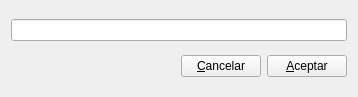
<?xml version="1.0" encoding="UTF-8"?>
<ui version="4.0">
 <class>NuevaCategoria</class>
 <widget class="QWidget" name="NuevaCategoria">
  <property name="geometry">
   <rect>
    <x>0</x>
    <y>0</y>
    <width>358</width>
    <height>97</height>
   </rect>
  </property>
  <property name="windowTitle">
   <string>Introduce nueva categoría</string>
  </property>
  <layout class="QVBoxLayout" name="verticalLayout">
   <item>
    <widget class="QLineEdit" name="txtCategoria"/>
   </item>
   <item>
    <layout class="QHBoxLayout" name="horizontalLayout">
     <item>
      <spacer name="horizontalSpacer">
       <property name="orientation">
        <enum>Qt::Horizontal</enum>
       </property>
       <property name="sizeHint" stdset="0">
        <size>
         <width>40</width>
         <height>20</height>
        </size>
       </property>
      </spacer>
     </item>
     <item>
      <widget class="QPushButton" name="btCancelar">
       <property name="text">
        <string>&amp;Cancelar</string>
       </property>
      </widget>
     </item>
     <item>
      <widget class="QPushButton" name="btOK">
       <property name="text">
        <string>&amp;Aceptar</string>
       </property>
      </widget>
     </item>
    </layout>
   </item>
  </layout>
 </widget>
 <resources/>
 <connections/>
</ui>
